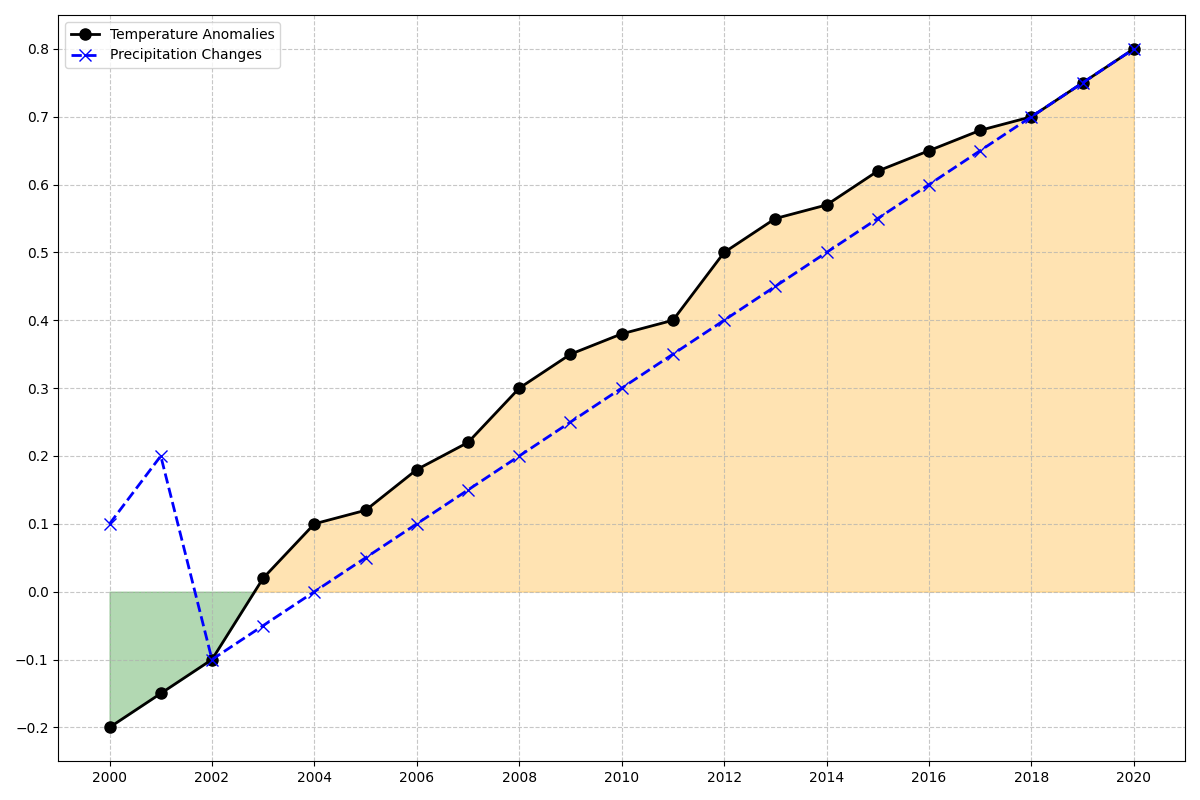

Reproduce this figure in Python.
import matplotlib.pyplot as plt
import numpy as np

years = np.arange(2000, 2021)

temperature_anomalies = np.array([-0.2, -0.15, -0.1, 0.02, 0.1, 0.12, 0.18, 0.22, 0.3, 0.35, 
                         0.38, 0.4, 0.5, 0.55, 0.57, 0.62, 0.65, 0.68, 0.7, 0.75, 0.8])

precipitation_changes = np.array([0.1, 0.2, -0.1, -0.05, 0, 0.05, 0.1, 0.15, 0.2, 0.25, 
                                  0.3, 0.35, 0.4, 0.45, 0.5, 0.55, 0.6, 0.65, 0.7, 0.75, 0.8])

colors_below = 'green'  
colors_above = 'orange'

fig, ax = plt.subplots(figsize=(12, 8))

ax.plot(years, temperature_anomalies, marker='o', linestyle='-', color='black', linewidth=2, markersize=8, label='Temperature Anomalies')
ax.plot(years, precipitation_changes, marker='x', linestyle='--', color='blue', linewidth=2, markersize=8, label='Precipitation Changes')

ax.fill_between(years, temperature_anomalies, where=(temperature_anomalies < 0), color=colors_below, alpha=0.3, interpolate=True)
ax.fill_between(years, temperature_anomalies, where=(temperature_anomalies >= 0), color=colors_above, alpha=0.3, interpolate=True)

ax.set_xticks(np.arange(2000, 2021, 2))
ax.set_yticks(np.arange(-0.2, 0.9, 0.1))
ax.grid(True, linestyle='--', alpha=0.7)

ax.legend()

plt.tight_layout()
plt.show()
